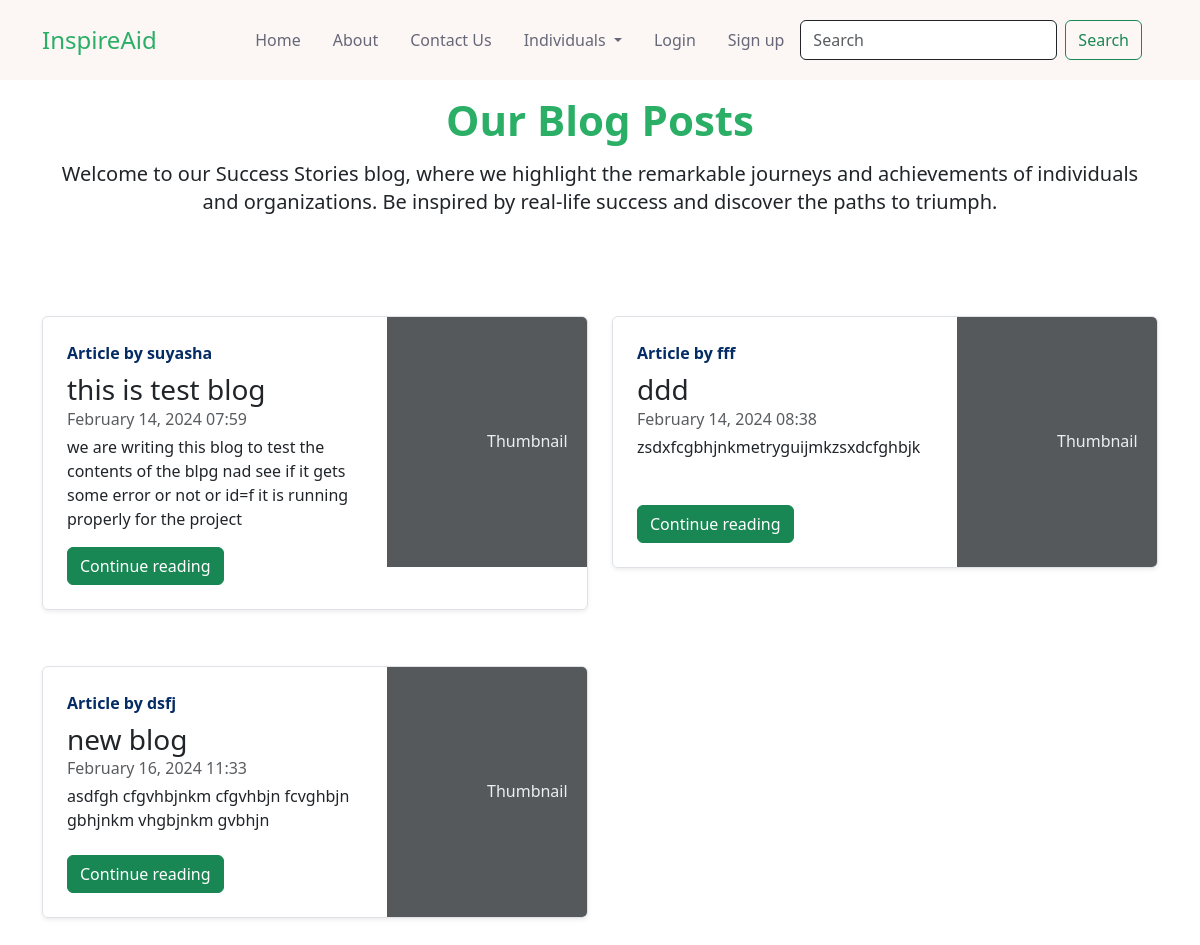
The page /blog/bloghome/ on the database as committed earlier.
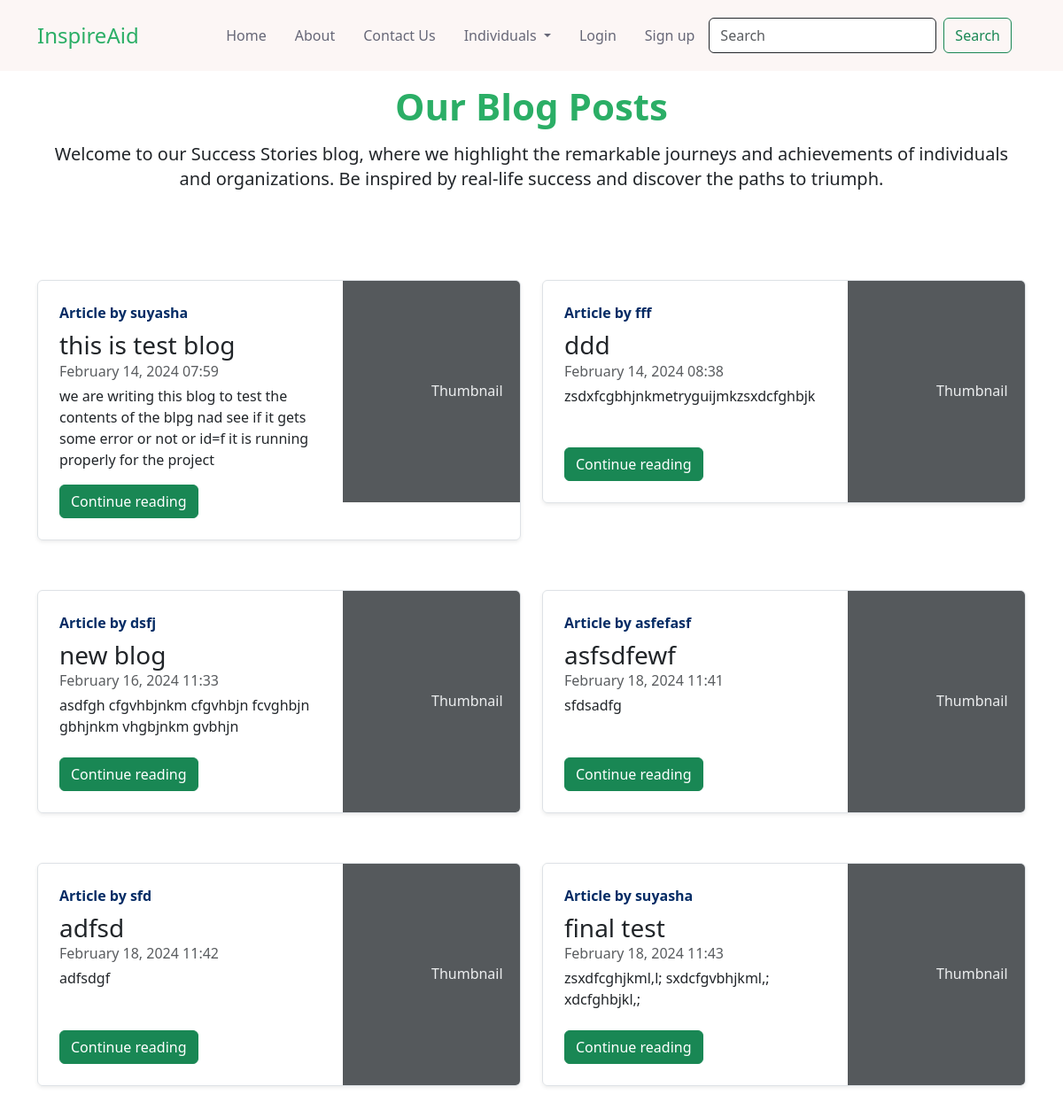
The same page on the database as committed later.
### blog/models.py (models this page shows, shortened)
class Post(models.Model):
    sno = models.AutoField(primary_key=True)
    title=models.CharField(max_length=255)
    content=models.TextField()
    author=models.CharField(max_length=13)
    slug=models.CharField(max_length=130,unique=True, blank=True)
    timestamp=models.DateTimeField(auto_now_add=True, blank=True)

### blog/views.py (the view)
# urls.py: path('bloghome/',views.bloghome, name='bloghome'),
def bloghome(request):
    allPosts=Post.objects.all()
    context= {'allPosts': allPosts}
    return render(request,'blog/bloghome.html',context)

### templates/blog/bloghome.html (shortened to what this page needs)
{% extends "base.html" %}
{% block extrastyles %}
    {% load static %}
    <link rel="stylesheet" type="text/css" href="{% static 'contact.css' %}">
{% endblock extrastyles %}
{% block body %}
<div class="container mb-4" style="margin-top: 8%;">
    <div class="row text-header text-center" style="margin-bottom: 50px;">
        <div class="col-12 section-intro">
            <h1 style="color: #2BAE66;font-size: 42px; font-weight: 700;line-height: 48px; padding-bottom: 8px;"> Our Blog Posts</h1>
            <p style="font-size: 20px; font-weight: 400; line-height: 28px;color: var(--gray-1);padding-bottom: 10px;">Welcome to our Success Stories blog, where we highlight the remarkable journeys and achievements of individuals and organizations. Be inspired by real-life success and discover the paths to triumph.</p>
        </div>
    </div>
    <div class="row">
        {% for post in allPosts %}
            <div class="col-md-6 mb-2 mt-4">
                <div class="row g-0 border rounded overflow-hidden flex-md-row mb-4 shadow-sm h-md-250 position-relative">
                    <div class="col p-4 d-flex flex-column position-static">
                        <strong class="d-inline-block mb-2 text-primary-emphasis">Article by {{post.author}}</strong>
                        <h3 class="mb-0">{{post.title}}</h3>
                        <div class="mb-1 text-body-secondary">{{ post.timestamp|date:"F j, Y H:i" }}</div>
                        <p class="card-text mb-auto">{{post.content| truncatechars:300}}</p>
                        <div class="mt-3">
                            <a href="/blog/{{post.slug}}" role="button" class="btn btn-success">Continue reading</a>
                        </div>
                    </div>
                    <div class="col-auto d-none d-lg-block">
                        <svg class="bd-placeholder-img" width="200" height="250" xmlns="http://www.w3.org/2000/svg" role="img" aria-label="Placeholder: Thumbnail" preserveAspectRatio="xMidYMid slice" focusable="false"><title>Placeholder</title><rect width="100%" height="100%" fill="#55595c"></rect><text x="50%" y="50%" fill="#eceeef" dy=".3em">Thumbnail</text></svg>
                    </div>
                </div>
            </div>
        {% endfor %}
    </div>
</div>
{% endblock body %}

### templates/base.html (shortened to what this page needs)
<!DOCTYPE html>
<html>
<head>
     <link href="https://cdn.jsdelivr.net/npm/bootstrap@5.3.2/dist/css/bootstrap.min.css" rel="stylesheet">
     <link rel="stylesheet" type="text/css" href="https://cdnjs.cloudflare.com/ajax/libs/font-awesome/6.5.1/css/all.min.css">
     {% load static %}
    <link rel="stylesheet" type="text/css" href="{% static 'base.css' %}">
    {% block extrastyles %} {% endblock extrastyles %}
</head>
<body>
		<header>
			<nav class="navbar navbar-expand-lg fixed-top">
			   <div class="container">
			        <a class="navbar-brand me-auto" href="#">InspireAid</a>
			        <div class="offcanvas offcanvas-end" tabindex="-1" id="offcanvasNavbar" aria-labelledby="offcanvasNavbarLabel">
				        <div class="offcanvas-body">
				           <ul class="navbar-nav justify-content-end flex-grow-1 pe-3">
					            <li class="nav-item">
					              <a class="nav-link mx-lg-2" aria-current="page" href="#">Home</a>
					            </li>
					            <li class="nav-item">
					            <a class="nav-link mx-lg-2" href="#">About</a>
					            </li>
					            <li class="nav-item">
					            <a class="nav-link mx-lg-2" href="#">Contact Us</a>
					            </li>
					            <li class="nav-item dropdown mx-lg-2">
					               <a class="nav-link dropdown-toggle" href="#" role="button" data-bs-toggle="dropdown" aria-expanded="false">
					                  Individuals
					               </a>
					            </li>
                                <li class="nav-item">
					            <a class="nav-link mx-lg-2" href="#">Login</a>
					            </li>
					            <li class="nav-item">
					            <a class="nav-link mx-lg-2" href="#">Sign up</a>
					            </li>
					            <form class="d-flex" role="search">
                                    <input class="form-control me-2" type="search" placeholder="Search" aria-label="Search">
                                    <button class="btn btn-outline-success" type="submit">Search</button>
                                </form>
				            </ul>
				        </div>
			        </div>
			    </div>
            </nav>
        </header>
        {% block body %}
	    {% endblock body %}
</body>
</html>

### static/base.css (style rules this page uses)
* { margin: 0; padding: 0; box-sizing: border-box; }
.navbar { background-color: #FCF6F5; height: 80px; margin-bottom: 20px; padding: 0.5rem; }
.navbar-brand { font-weight: 500; color: #2BAE66 ; font-size: 24px; transition: 0.3s color; }
.nav-link { color:#666777 ; font-weight: 500; position: relative; }
@media (min-width: 991px) { .nav-link::before { content: ""; position: absolute; bottom: 0; left: 50%; transform: translateX(-50%); width: 100%; height: 2px; background-color: #2BAE66; visibility: hidden; transition: 0.1s ease-in-out; } }

### static/contact.css (style rules this page uses)
body { background: #fff; }
.form-control { border: 1px solid; }

Rows that differ between the two databases and show on the page:
added Post: author "asfefasf", title "asfsdfewf", timestamp "February 18, 2024 11:41", content "sfdsadfg"
added Post: author "sfd", title "adfsd", timestamp "February 18, 2024 11:42", content "adfsdgf"
added Post: author "suyasha", title "final test", timestamp "February 18, 2024 11:43", content "zsxdfcghjkml,l; sxdcfgvbhjkml,; xdcfghbjkl,;"
